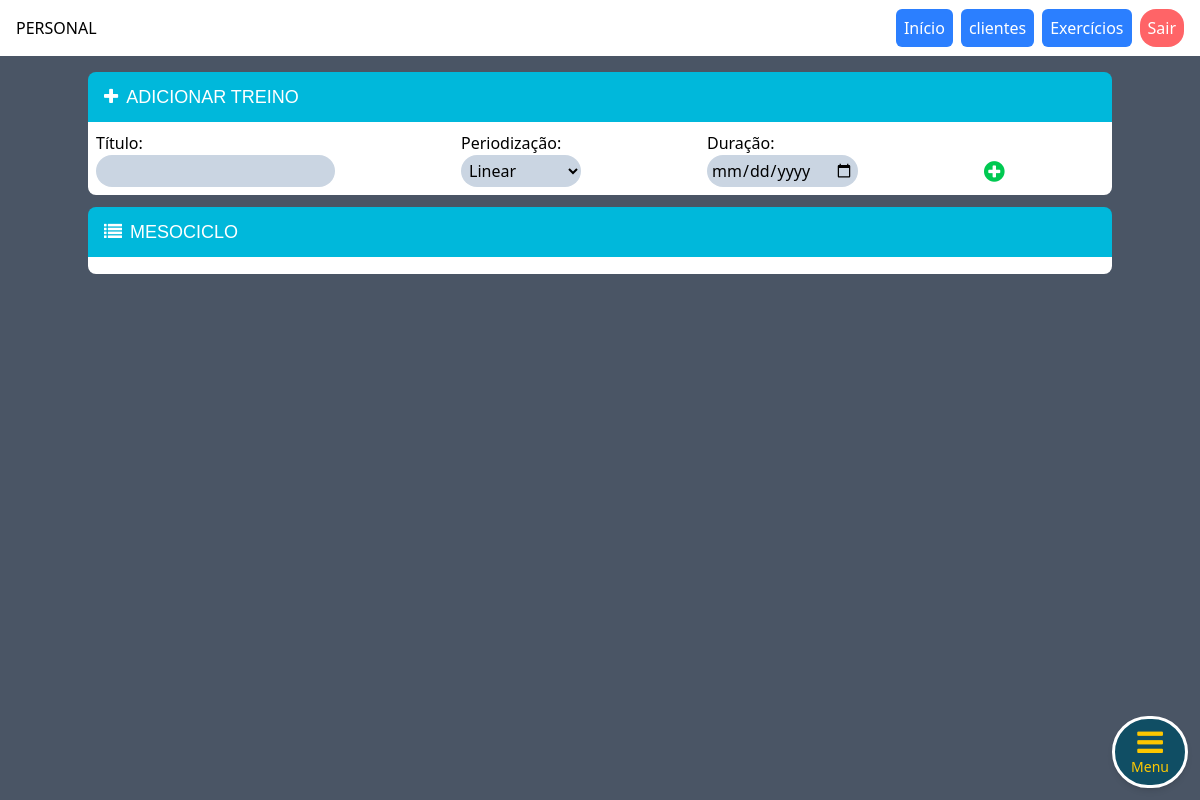
The app's page /personal/treinamento/12 (signed in), older data.
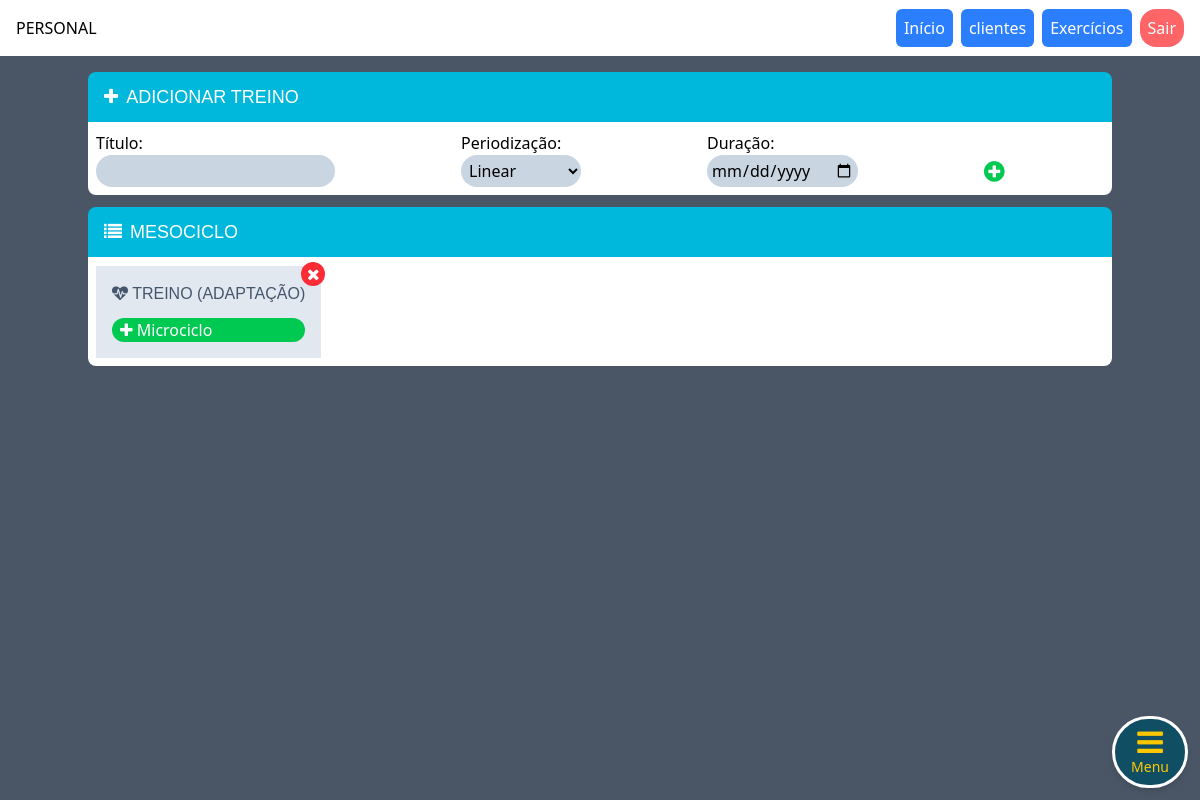
The same page, newer data.
### app_personal/models.py (models this page shows, shortened)
class Mesociclo(models.Model):
    user = models.ForeignKey(User, on_delete=models.CASCADE)
    titulo = models.CharField(max_length=255)
    periodizacao = models.CharField(max_length=255)
    pub_date = models.DateTimeField(auto_now_add=True)
    duracao = models.DateField(null=True)

### app_personal/views.py (the view, shortened to what this page needs)
# urls.py: path('treinamento/<int:id>', views.treinamento, name='treinamento'),
def treinamento(request, id):
    user = {
        'is_superuser':request.user.is_superuser,
        'is_authenticated':request.user.is_authenticated,
        'username':request.user.username,
    }
    if request.method == 'GET':
        clientes = User.objects.get(id=id)
        mesociclo = Mesociclo.objects.filter(user_id = id)
        if request.method == 'GET':
            context={
                'clientes':clientes,
                'user':user,
                'mesociclo':mesociclo,
                }
        return render(request, 'gerenciar/meso.html', context)

### app_personal/templates/gerenciar/meso.html (shortened to what this page needs)
{% extends 'base_personal/base.html' %}
{% block 'content'%}
{% if user.is_superuser == True %}
<section class="container m-auto my-4 rounded">
    <h1 class="text-lg font-medium uppercase p-2 border-solid border-b-1 rounded-tr-lg rounded-tl-lg bg-cyan-500 text-white"><i class="fa fa-plus m-2"></i>Adicionar treino</h1>
    <div class="bg-white p-2 space-y-2 rounded-br-lg rounded-bl-lg">
        <form action="{% url 'treinamento' clientes.id  %}" method="post" class="flex flex-wrap items-center justify-between">
            <div class="">
                <label class="block">Título:</label>
                <input type="text" name="titulo" class="w-full bg-slate-300 rounded-2xl p-1">
            </div>
            <div class="">
                <label class="block">Periodização:</label>
                <select name="periodizacao" class="w-full rounded-2xl bg-slate-300 p-1">
                    <option value="Linear">Linear</option>
                </select>
            </div>
            <div class="">
                <label class="block">Duração:</label>
                <input type="date" name="duracao" class="bg-slate-300 p-1 rounded-2xl w-full">
            </div>
            <div class="justify-start">
                <br>
                <button type="submit" class="flex justify-start hover:animate-pulse cursor-pointer text-2xl text-green-500 w-30"><i class="fa fa-plus-circle"></i></button>
            </div>
        </form>
    </div>
    <div class="my-3">
       <h1 class="text-lg font-medium uppercase p-2 border-solid border-b-1 rounded-tr-lg rounded-tl-lg bg-cyan-500 text-white"><i class="fa fa-list m-2"></i>Mesociclo</h1>
       <div class="flex items-center gap-2 rounded-bl-lg rounded-br-lg bg-white p-2">
        {% for m in mesociclo %}
            <div class="flex flex-col bg-slate-200 space-y-3 items-center p-4 relative">
                <a href="{% url 'delete_mesociclo' m.id %}" class="absolute -top-1 -right-1 w-6 h-6 rounded-full bg-red-500 flex justify-center items-center text-white"><i class="fa fa-close"></i></a>
                <h1 class="font-medium uppercase text-slate-600">
                    <i class="fa fa-heartbeat"></i>
                    <span>{{m.titulo}}</span>
                </h1>
                <a href="{% url 'microciclo' m.id %}" class="bg-green-500 w-full text-white  rounded-2xl px-2 font-medium"><i class="fa fa-plus"></i> Microciclo</a>
            </div>
        {% endfor %}
        </div>
    </div>
</section>
{% endif %}
{% endblock %}

### templates/base_personal/base.html (shortened to what this page needs)
{% load static %}
<!DOCTYPE html>
<html lang="en">
<head>
     <script src="https://cdn.jsdelivr.net/npm/@tailwindcss/browser@4"></script>
     <link rel="stylesheet" href="https://cdnjs.cloudflare.com/ajax/libs/font-awesome/4.7.0/css/font-awesome.css" />
     <link rel="stylesheet" type="text/css" href="{% static 'css/style.css'%}" />
</head>
<body class="bg-gray-600 relative">
     {% if user.is_authenticated %}
    {% include 'base_personal/menu.html' %}
    {% block 'content' %}
    {% endblock %}
    {% else %}
     <p>Você precisa estar logado. <a href="{% url 'login_personal' %}">Clique aqui</a></a></p>
    {% endif %}
    {% include 'base_personal/menu_mobile.html' %}
</body>
</html>

### templates/base_personal/menu.html
{% if user.is_authenticated == True %}
<div class=" hidden md:block ">
<nav class="w-full bg-white p-4 flex flex-wrap items-center justify-between">
    <div>
        PERSONAL
    </div>
    <ul class="flex flex-wrap items-center gap-2">
        <li>
            <a href="{% url 'home' %}" class="bg-blue-500 text-white p-2 rounded-md px-2 ">Início</a>
        </li>
        <li>
            <a href="{% url 'clientes' %}" class="bg-blue-500 text-white p-2 rounded-md px-2 ">clientes</a>
        </li>
        <li>
            <a href="{% url 'exercicios' %}" class="bg-blue-500 text-white p-2 rounded-md px-2 ">Exercícios</a>
        </li>
        <li>
            <a href="{% url 'logout' %}" class="bg-red-400 text-white p-2 rounded-2xl">Sair</a>
        </li>
    </ul>
</nav>
</div>
{% endif %}

### templates/base_personal/menu_mobile.html (shortened to what this page needs)
{% if user.is_authenticated == True %}
<button id="show-menu" class="border border-3 border-white animate-bounce shadow-md bg-cyan-900 rounded-full fixed bottom-3 right-3 py-2 px-4 text-3xl flex flex-col items-center text-yellow-400 cursor-pointer"><i class="fa fa-bars"></i><span class="text-sm">Menu</span></button>
{% endif %}

### app/static/css/style.css (style rules this page uses)
h1 { font-family: "Cal Sans", sans-serif !important; font-style: normal; text-transform: uppercase; }

Row changes from the older to the newer data that the page shows:
added Mesociclo: titulo "TREINO (ADAPTAÇÃO)"
